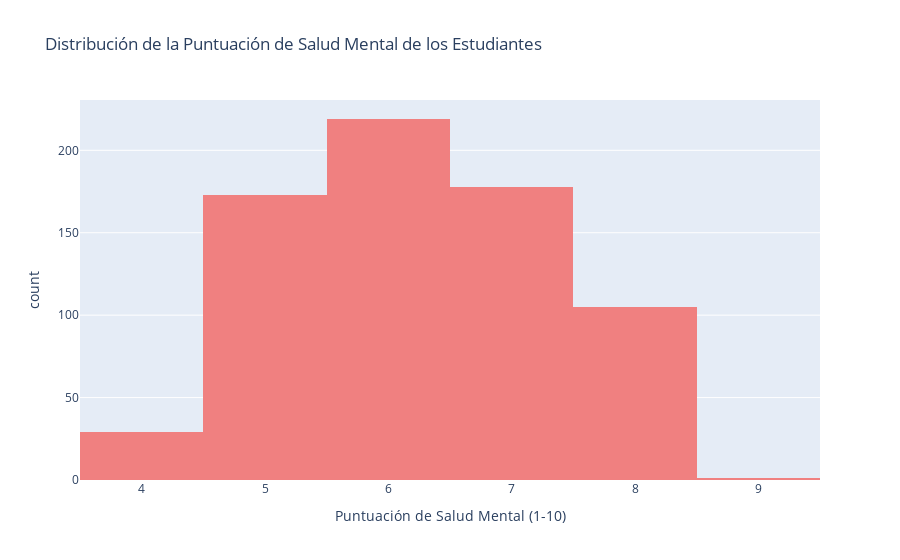

Write notebook code for a chart like this one.
### Code cell
# Histograma para la puntuación de salud mental
fig_2 = px.histogram(students_data, x='Mental_Health_Score',
                   title='Distribución de la Puntuación de Salud Mental de los Estudiantes',
                   labels={'Mental_Health_Score': 'Puntuación de Salud Mental (1-10)'},
                   color_discrete_sequence=['lightcoral'], 
                   nbins=10)

fig_2.show()

### Figure 1 — Plotly figure (JSON) as saved in the notebook; plotly's stock layout.template omitted (floating-point values rounded to 4 significant figures; data arrays with more than 128 entries replaced by an {"elided": "..."} marker saying what was removed)
{"data": [{"bingroup": "x", "hovertemplate": "Puntuación de Salud Mental (1-10)=%{x}<br>count=%{y}<extra></extra>", "legendgroup": "", "marker": {"color": "lightcoral", "pattern": {"shape": ""}}, "name": "", "nbinsx": 10, "orientation": "v", "showlegend": false, "type": "histogram", "x": {"elided": "705 int values"}, "xaxis": "x", "yaxis": "y"}], "layout": {"barmode": "relative", "legend": {"tracegroupgap": 0}, "title": {"text": "Distribución de la Puntuación de Salud Mental de los Estudiantes"}, "xaxis": {"anchor": "y", "domain": [0, 1], "title": {"text": "Puntuación de Salud Mental (1-10)"}}, "yaxis": {"anchor": "x", "domain": [0, 1], "title": {"text": "count"}}}}
